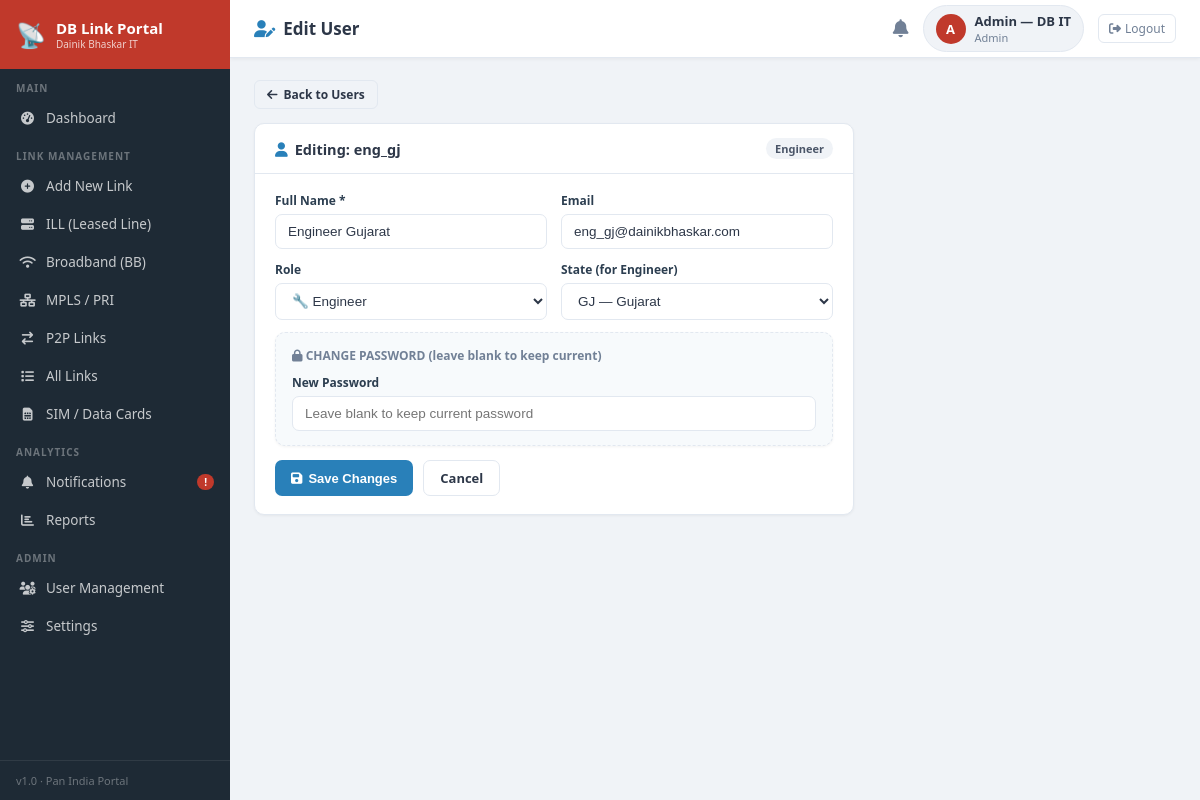
Screenshot of /users/edit/2 (signed in) with the database file from the repository.
### tables this page shows
CREATE TABLE users (
    id INTEGER PRIMARY KEY AUTOINCREMENT,
    username TEXT UNIQUE NOT NULL,
    password_hash TEXT NOT NULL,
    role TEXT NOT NULL DEFAULT 'engineer',
    state TEXT DEFAULT '',
    full_name TEXT DEFAULT '',
    email TEXT DEFAULT '',
    created_at TEXT DEFAULT (datetime('now','localtime'))
);

### app.py (the view, shortened to what this page needs)
@app.route('/users/edit/<int:uid>', methods=['GET','POST'])
@admin_required
def edit_user(uid):
    db = get_db()
    user = db.execute('SELECT * FROM users WHERE id=?',(uid,)).fetchone()
    if not user:
        db.close(); flash('User not found','error'); return redirect(url_for('users'))
    db.close()
    return render_template('edit_user.html', user=user)

### app.py (called while the page is built)
def get_db():
    conn = sqlite3.connect(DB_PATH)
    conn.row_factory = sqlite3.Row
    return conn

def admin_required(f):
    @functools.wraps(f)
    def w(*a,**k):
        if 'user_id' not in session: return redirect(url_for('login'))
        if session.get('role') != 'admin':
            flash('Admin permission required','error')
            return redirect(url_for('dashboard'))
        return f(*a,**k)
    return w

### templates/edit_user.html (shortened to what this page needs)
{% extends 'base.html' %}
{% block page_title %}<i class="fas fa-user-pen" style="color:var(--blue);margin-right:8px"></i>Edit User{% endblock %}
{% block content %}
<div style="margin-bottom:14px"><a href="/users" class="btn btn-outline btn-sm"><i class="fas fa-arrow-left"></i> Back to Users</a></div>
<div style="max-width:600px">
<div class="card">
  <div class="card-header">
    <span><i class="fas fa-user" style="color:var(--blue);margin-right:7px"></i>Editing: <b>{{ user['username'] }}</b></span>
    <span class="badge {{ 'b-red' if user['role']=='admin' else 'b-gray' }}">{{ user['role'].title() }}</span>
  </div>
  <div class="card-body">
    <form method="POST">
      <div class="form-row form-row-2" style="margin-bottom:12px">
        <div class="form-group"><label class="form-label">Full Name *</label>
          <input type="text" name="full_name" class="form-control" required value="{{ user['full_name'] or '' }}"></div>
        <div class="form-group"><label class="form-label">Email</label>
          <input type="email" name="email" class="form-control" value="{{ user['email'] or '' }}" placeholder="email@dainikbhaskar.com"></div>
      </div>
      <div class="form-row form-row-2" style="margin-bottom:12px">
        <div class="form-group"><label class="form-label">Role</label>
          <select name="role" class="form-control">
            <option value="engineer" {{ 'selected' if user['role']=='engineer' }}>🔧 Engineer</option>
          </select></div>
        <div class="form-group"><label class="form-label">State (for Engineer)</label>
          <select name="state" class="form-control">
            {% for code,name in [('GJ','Gujarat'),('MH','Maharashtra'),('RJ','Rajasthan'),('HR','Haryana'),('NCR','NCR Delhi'),('MPCG','MP & CG'),('BR&JH','Bihar & Jharkhand'),('CPH','Chandigarh Punjab HP')] %}
            <option value="{{ code }}" {{ 'selected' if user['state']==code }}>{{ code }} — {{ name }}</option>{% endfor %}
          </select></div>
      </div>
      <div class="card" style="background:#f7fafc;border:1px dashed var(--border);margin-bottom:14px">
        <div class="card-body" style="padding:14px 16px">
          <div style="font-size:12px;font-weight:700;color:var(--muted);margin-bottom:10px"><i class="fas fa-lock"></i> CHANGE PASSWORD (leave blank to keep current)</div>
          <div class="form-group"><label class="form-label">New Password</label>
            <input type="password" name="new_password" class="form-control" placeholder="Leave blank to keep current password"></div>
        </div>
      </div>
      <div style="display:flex;gap:10px">
        <button type="submit" class="btn btn-blue"><i class="fas fa-floppy-disk"></i> Save Changes</button>
        <a href="/users" class="btn btn-outline">Cancel</a>
      </div>
    </form>
  </div>
</div>
</div>
{% endblock %}

### templates/base.html (style rules this page uses)
:root { --red:#c0392b;--red2:#96281b;--dark:#1e2a35;--dark2:#2c3e50; --bg:#f0f3f7;--card:#fff;--border:#e2e8f0; --green:#27ae60;--orange:#e67e22;--blue:#2980b9;--purple:#8e44ad; --text:#2d3748;--muted:#718096; }
* { margin:0;padding:0;box-sizing:border-box }
body { font-family:'Segoe UI',Tahoma,sans-serif;background:var(--bg);color:var(--text);display:flex;min-height:100vh }
.card { background:var(--card);border-radius:10px;border:1px solid var(--border);box-shadow:0 1px 3px rgba(0,0,0,.05) }
.card-header { padding:14px 20px;border-bottom:1px solid var(--border);font-size:14.5px;font-weight:600;display:flex;align-items:center;justify-content:space-between;gap:10px }
.card-body { padding:18px 20px }
.badge { display:inline-flex;align-items:center;gap:3px;padding:3px 9px;border-radius:20px;font-size:11px;font-weight:700;white-space:nowrap }
.b-gray { background:#f0f3f7;color:#4a5568 }
.btn { display:inline-flex;align-items:center;gap:6px;padding:8px 16px;border-radius:7px;border:none;cursor:pointer;font-size:13px;font-weight:600;text-decoration:none;transition:all .18s;white-space:nowrap }
.btn-blue { background:var(--blue);color:#fff }
.btn-outline { background:none;border:1px solid var(--border);color:var(--text) }
.btn-sm { padding:5px 12px;font-size:12px;border-radius:6px }
.form-row { display:grid;gap:14px }
.form-row-2 { grid-template-columns:1fr 1fr }
.form-group { display:flex;flex-direction:column;gap:5px }
.form-label { font-size:12px;font-weight:700;color:var(--dark2) }
.form-control { padding:9px 12px;border:1.5px solid var(--border);border-radius:7px;font-size:13.5px;outline:none;background:#fff;color:var(--text);transition:border .18s;width:100% }
select.form-control { cursor:pointer }

### rows the page displays
users: username "eng_gj", role "Engineer", full_name "Engineer Gujarat", email "eng_gj@dainikbhaskar.com"

### other values shown
{{ (session.get('full_name') or session.get('username','U'))[0].upper() }} "A"
{{ session.get('full_name') or session.get('username') }} "Admin — DB IT"
{{ session.get('role','').title() }} "Admin"
form field state "GJ — Gujarat"
